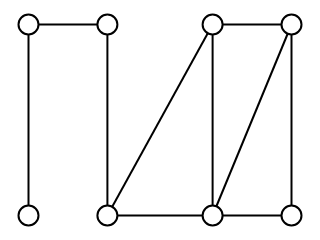

Notebook cell for this chart:
### Markdown cell above
Por fim, vamos carregar e visualizar um grafo:

### Code cell
g = sn.load_graph('2-largura.gml', has_pos=True)

sn.show_graph(g)

### Figure 1 — Plotly figure (JSON) as saved in the notebook; plotly's stock layout.template omitted (floating-point values rounded to 4 significant figures)
{"data": [{"hoverinfo": "none", "line": {"color": "rgb(0, 0, 0)", "width": 2}, "mode": "lines", "x": [0, 0.3, null, 0, 0, null, 0.3, 0.3, null, 0.7, 1, null, 0.7, 0.3, null, 0.7, 0.7, null, 1, 0.7, null, 1, 1, null, 0.3, 0.7, null, 0.7, 1, null], "y": [1, 1, null, 1, 0, null, 1, 0, null, 1, 1, null, 1, 0, null, 1, 0, null, 1, 0, null, 1, 0, null, 0, 0, null, 0, 0, null]}, {"hoverinfo": "none", "marker": {"color": "rgb(255, 255, 255)", "line": {"color": "rgb(0, 0, 0)", "width": 2}, "size": 20}, "mode": "markers+text", "text": [], "textfont": {"color": "rgb(0, 0, 0)"}, "textposition": "middle center", "x": [0, 0.3, 0.7, 1, 0, 0.3, 0.7, 1], "y": [1, 1, 1, 1, 0, 0, 0, 0]}], "layout": {"height": 180, "margin": {"b": 0, "l": 0, "r": 0, "t": 0}, "showlegend": false, "width": 320, "xaxis": {"showgrid": false, "showticklabels": false, "zeroline": false}, "yaxis": {"showgrid": false, "showticklabels": false, "zeroline": false}}}
